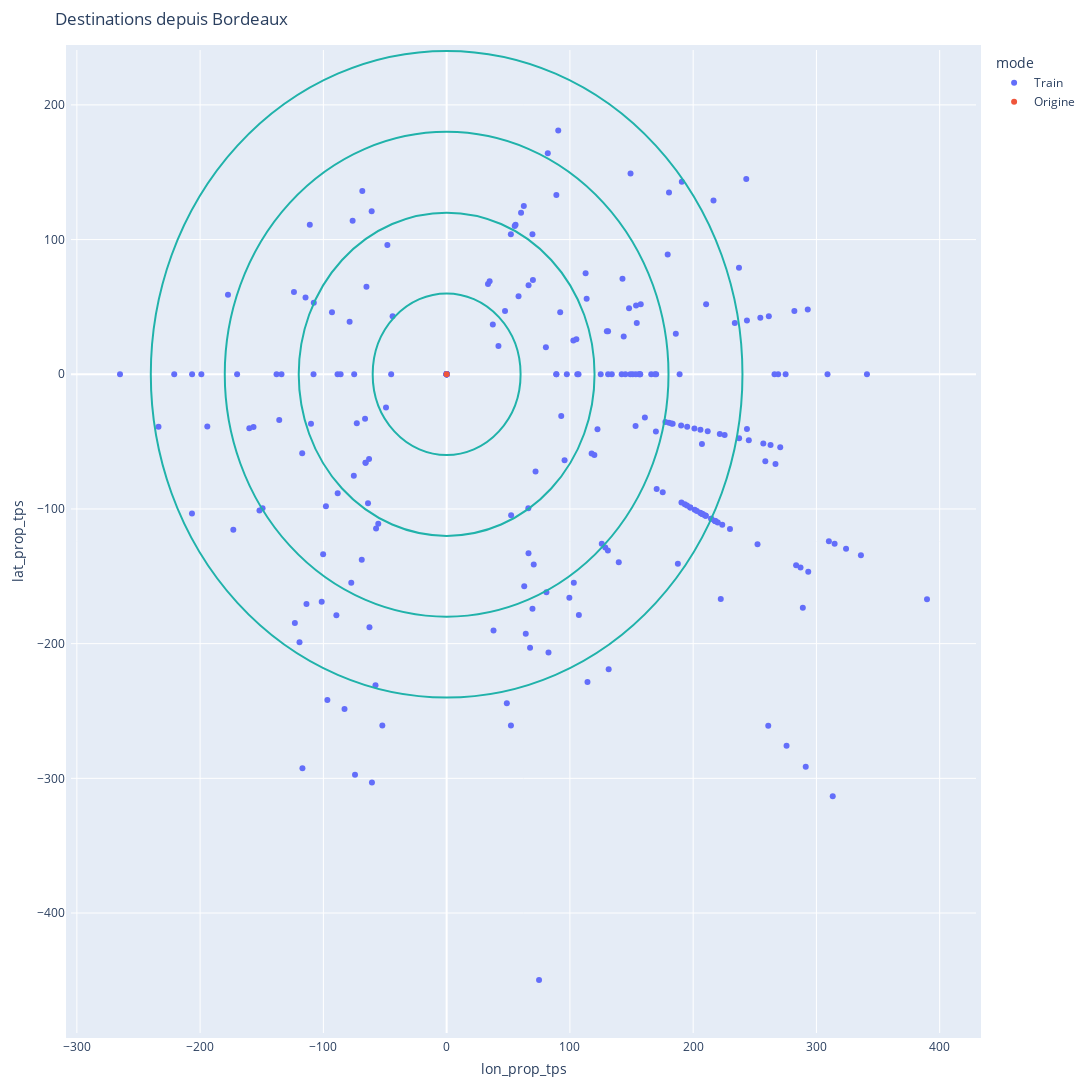

The cell this chart's notebook holds for it:
### Code cell
import affichage_plotly as apt
import pandas as pd
nom_ville='Bordeaux'
dest_reduit_total  = apt.affichage_plotlty('Bordeaux',120)



dest_reduit_total

### Figure 1 — Plotly figure (JSON) as saved in the notebook; plotly's stock layout.template omitted (floating-point values rounded to 4 significant figures; data arrays with more than 128 entries replaced by an {"elided": "..."} marker saying what was removed)
{"data": [{"hovertemplate": "<b>%{hovertext}</b><br><br>mode=Train<br>lon_prop_tps=%{x}<br>lat_prop_tps=%{y}<extra></extra>", "hovertext": {"elided": "246 str values"}, "legendgroup": "Train", "marker": {"color": "#636efa", "symbol": "circle"}, "mode": "markers", "name": "Train", "orientation": "v", "showlegend": true, "type": "scatter", "x": {"elided": "246 float values"}, "xaxis": "x", "y": {"elided": "246 float values"}, "yaxis": "y"}, {"hovertemplate": "<b>%{hovertext}</b><br><br>mode=Origine<br>lon_prop_tps=%{x}<br>lat_prop_tps=%{y}<extra></extra>", "hovertext": ["Paris"], "legendgroup": "Origine", "marker": {"color": "#EF553B", "symbol": "circle"}, "mode": "markers", "name": "Origine", "orientation": "v", "showlegend": true, "type": "scatter", "x": [0], "xaxis": "x", "y": [0], "yaxis": "y"}], "layout": {"autosize": true, "height": 1200, "legend": {"title": {"text": "mode"}, "tracegroupgap": 0}, "margin": {"b": 50, "l": 50, "pad": 5, "r": 50, "t": 50}, "shapes": [{"line": {"color": "LightSeaGreen"}, "type": "circle", "x0": -60, "x1": 60, "xref": "x", "y0": -60, "y1": 60, "yref": "y"}, {"line": {"color": "LightSeaGreen"}, "type": "circle", "x0": -120, "x1": 120, "xref": "x", "y0": -120, "y1": 120, "yref": "y"}, {"line": {"color": "LightSeaGreen"}, "type": "circle", "x0": -180, "x1": 180, "xref": "x", "y0": -180, "y1": 180, "yref": "y"}, {"line": {"color": "LightSeaGreen"}, "type": "circle", "x0": -240, "x1": 240, "xref": "x", "y0": -240, "y1": 240, "yref": "y"}], "title": {"text": "Destinations depuis Bordeaux"}, "width": 1600, "xaxis": {"anchor": "y", "domain": [0, 1], "title": {"text": "lon_prop_tps"}}, "yaxis": {"anchor": "x", "domain": [0, 1], "title": {"text": "lat_prop_tps"}}}}
